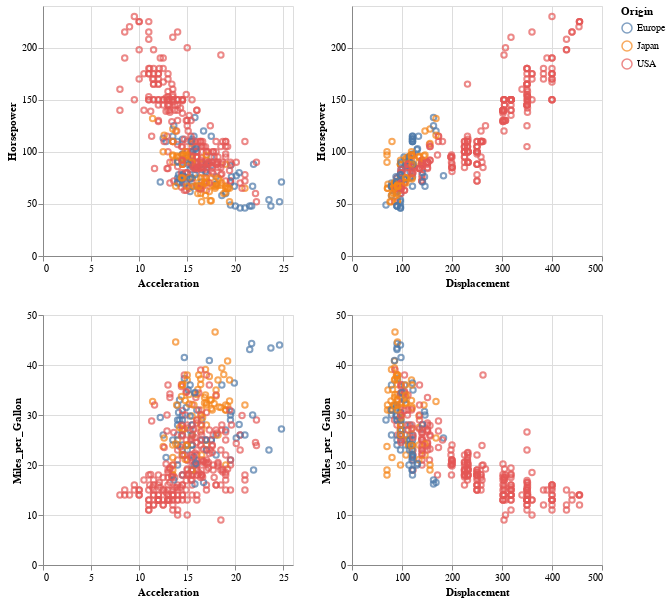

The notebook cell this image was saved under:
### Markdown cell above
## Interactive Repeated Scatter

### Code cell
alt.Chart(cars).mark_point().encode(
    alt.X(alt.repeat('column'), type='quantitative'),
    alt.Y(alt.repeat('row'), type='quantitative'),
    color='Origin:N'
).properties(
    width=250,
    height=250
).repeat(
    row=['Horsepower', 'Miles_per_Gallon'],
    column=['Acceleration', 'Displacement']
).interactive()

### Figure 1 — Vega-Lite specification as saved in the notebook (floating-point values rounded to 4 significant figures; data arrays with more than 128 entries replaced by an {"elided": "..."} marker saying what was removed)
{"$schema": "https://vega.github.io/schema/vega-lite/v2.json", "config": {"view": {"height": 300, "width": 400}}, "repeat": {"column": ["Acceleration", "Displacement"], "row": ["Horsepower", "Miles_per_Gallon"]}, "spec": {"data": {"values": {"elided": "406 records"}}, "encoding": {"color": {"field": "Origin", "type": "nominal"}, "x": {"field": {"repeat": "column"}, "type": "quantitative"}, "y": {"field": {"repeat": "row"}, "type": "quantitative"}}, "height": 250, "mark": "point", "selection": {"selector003": {"bind": "scales", "encodings": ["x", "y"], "mark": {"fill": "#333", "fillOpacity": 0.125, "stroke": "white"}, "on": "[mousedown, window:mouseup] > window:mousemove!", "resolve": "global", "translate": "[mousedown, window:mouseup] > window:mousemove!", "type": "interval", "zoom": "wheel!"}}, "width": 250}}
